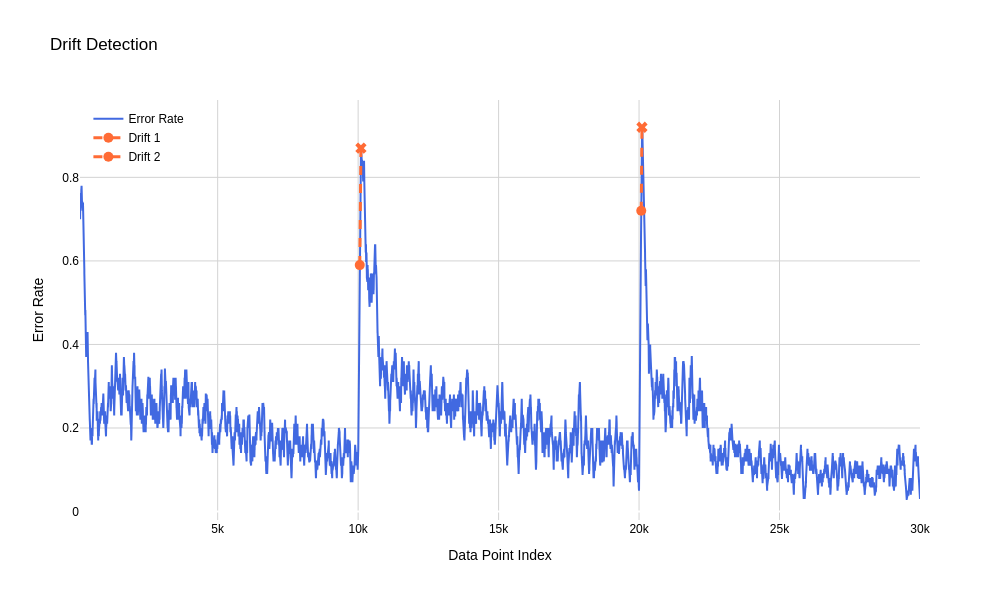

This figure's notebook cell:
### Markdown cell above
# 7. Error rate based drift detection (DDM & ADWIN)

This method processes the entire stream without dividing it into blocks.

First an online learning model is trained on the data and based on its predictions an error stream is created. 1 means error 0 means no error from the predictor on a given sample.

The error stream is used by the BinaryErrorDriftDescriptor to detect and describe drifts.

There are several detectors that might be used: "ADWIN", "DDM", "EDDM", "FHDDM", "HDDM_A", "HDDM_W"

After a drift is detected, it is described to determine the point at which the drift begins and ends as well as the error rate at those points. Methods which will be used to find said points can be chosen from the selection below.

lookback method: 'cusum', 'threshold', 'gradient', 'none'

lookforward method: 'peak', 'recovery', 'none'

### Code cell
from stride.drift.binary_descriptor import generate_error_stream, run_drift_detection, visualization_and_correction

import numpy as np
from sklearn.neural_network import MLPClassifier

detector = "DDM"
lookback_method = "gradient"
lookforward_method = 'recovery'

rate_calculation_sample_size = 100 # Determines the size of the pooling window for error rate calculation
visualize = True


model = MLPClassifier(
    hidden_layer_sizes=(3,),
    max_iter=1,
    random_state=42
)

X_np = X_s.to_numpy() if hasattr(X_s, "to_numpy") else X_s
y_np = y_s.to_numpy() if hasattr(y_s, "to_numpy") else y_s

error_stream, predictions = generate_error_stream(X_np, y_np, model)
error_array = np.array(error_stream)
error_rate = [
    np.mean(error_array[i:i + rate_calculation_sample_size])
    for i in range(len(error_stream) - rate_calculation_sample_size + 1)
]

drift_descriptions = run_drift_detection(error_stream, detector, 1, rate_calculation_sample_size, lookback_method, lookforward_method)
corrected_descriptions = visualization_and_correction(drift_descriptions, error_rate, rate_calculation_sample_size, visualize)
pd.DataFrame(corrected_descriptions).round(3)

### Figure 1 — Plotly figure (JSON) as saved in the notebook; plotly's stock layout.template omitted (floating-point values rounded to 4 significant figures; data arrays with more than 128 entries replaced by an {"elided": "..."} marker saying what was removed)
{"data": [{"hovertemplate": "Index: %{x}<br>Error Rate: %{y:.3f}<extra></extra>", "line": {"color": "royalblue", "width": 2}, "mode": "lines", "name": "Error Rate", "type": "scatter", "x": {"elided": "29901 int values"}, "y": {"elided": "29901 float values"}}, {"hovertemplate": "<b>Drift 1</b><br>Start Index: 10059<br>Peak/End Index: 10100<br>Duration: 41<br>Error Rate at Start: 0.590<br>Error Rate at Peak: 0.870<br><extra></extra>", "line": {"color": "#FF6B35", "dash": "dash", "width": 3}, "marker": {"color": "#FF6B35", "size": 10, "symbol": ["circle", "x"]}, "mode": "lines+markers", "name": "Drift 1", "type": "scatter", "x": [10059, 10100], "y": [0.59, 0.87]}, {"hovertemplate": "<b>Drift 2</b><br>Start Index: 20078<br>Peak/End Index: 20103<br>Duration: 25<br>Error Rate at Start: 0.720<br>Error Rate at Peak: 0.920<br><extra></extra>", "line": {"color": "#FF6B35", "dash": "dash", "width": 3}, "marker": {"color": "#FF6B35", "size": 10, "symbol": ["circle", "x"]}, "mode": "lines+markers", "name": "Drift 2", "type": "scatter", "x": [20078, 20103], "y": [0.72, 0.92]}], "layout": {"font": {"color": "black", "family": "Arial, sans-serif", "size": 12}, "height": 600, "hovermode": "closest", "legend": {"x": 0.01, "xanchor": "left", "y": 0.99, "yanchor": "top"}, "paper_bgcolor": "white", "plot_bgcolor": "white", "showlegend": true, "title": {"text": "Drift Detection"}, "width": 1000, "xaxis": {"gridcolor": "lightgray", "showgrid": true, "tickfont": {"color": "black", "family": "Arial, sans-serif", "size": 12}, "title": {"font": {"color": "black", "family": "Arial, sans-serif", "size": 14}, "text": "Data Point Index"}}, "yaxis": {"gridcolor": "lightgray", "showgrid": true, "tickfont": {"color": "black", "family": "Arial, sans-serif", "size": 12}, "title": {"font": {"color": "black", "family": "Arial, sans-serif", "size": 14}, "text": "Error Rate"}}}}
